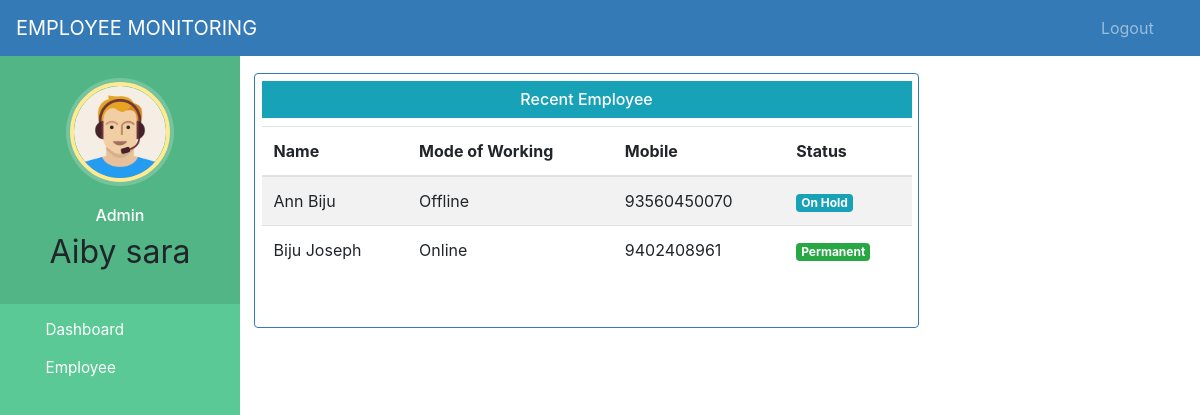
/admin-dashboard (signed in), run on an earlier commit of the app's database.
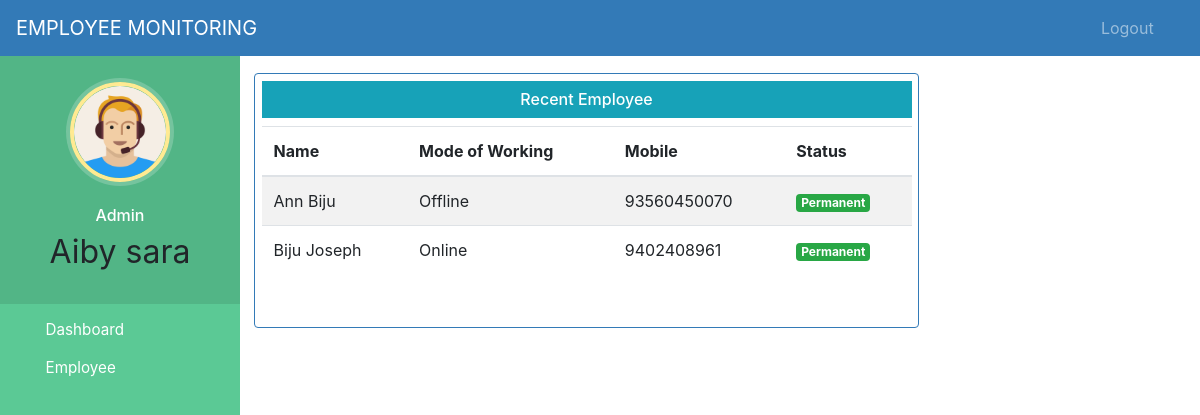
And on a later commit of the database.
### employee/models.py (models this page shows, shortened)
class Employee(models.Model):
    user = models.OneToOneField(User, on_delete=models.CASCADE)
    profile_pic = models.ImageField(upload_to='profile_pic/EmployeeProfilePic/', null=True, blank=True)
    mode = models.CharField(max_length=128, choices=mode_status, default='Offline')
    address = models.CharField(max_length=128)
    mobile = models.CharField(max_length=12, null=True)
    email = models.EmailField(max_length=128, null=True)
    status = models.BooleanField(default=False)
    last_activity = models.DateTimeField(null=True, blank=True)
    @property
    def get_name(self):
        return self.user.first_name + " " + self.user.last_name

### employee/views.py (the view)
# urls.py: path('admin-dashboard', views.admin_dashboard_view, name='admin-dashboard'),
@login_required(login_url='userlogin')
@user_passes_test(is_admin)
def admin_dashboard_view(request):
    employees = models.Employee.objects.all().order_by('-id')
    myDict = {
        'employees': employees,
    }
    return render(request, 'admin_dashboard.html', context=myDict)

### employee/views.py (called while the page is built)
def is_admin(user):
    return user.groups.filter(name='ADMIN').exists()

### templates/admin_dashboard.html (shortened to what this page needs)
{% extends 'admin_base.html' %}
{% load static %}
{% block content %}
<head>
  <link rel="stylesheet" href="https://maxcdn.bootstrapcdn.com/bootstrap/4.5.2/css/bootstrap.min.css">
  <link rel="stylesheet" href="https://cdnjs.cloudflare.com/ajax/libs/font-awesome/4.7.0/css/font-awesome.min.css">
</head>
<br><br><br>
<div class="container">
<table>
<tbody>
  <tr>
    <td>
      {% if employees %}
      <a style="text-decoration:none;" href="/admin-employee">
        <div class="row">
        <div class="bor">
            <div class="tableFixHead">
              <h6 class="bg-info" style="padding:9px; text-align:center;">Recent Employee</h6>
              <table class="table table-striped" >
              <thead >
                <tr >
                  <th>Name</th>
                  <th>Mode of Working</th>
                  <th>Mobile</th>
                  <th>Status</th>
                </tr>
              </thead>
              <tbody>
              {% for d in employees %}
              <tr>
                <td> {{d.get_name}}</td>
                <td>{{d.mode}}</td>
                <td>{{d.mobile}}</td>
                {%if d.status%}
                <td> <span class="badge badge-success">Permanent</span></td>
                {% else %}
                <td> <span class="badge badge-info">On Hold</span></td>
                {% endif %}
              </tr>
              {% endfor %}
              </tbody>
            </table>
          </div>
        </div>
      </div>
      </a>
      {% else %}
      <br>
      <div style="padding:1%; margin-left:1%; width: 465px;"><center><h5 class="bg-danger" style="padding:9px; text-align:center; color:white;">No Recent Employees</h5></center></div>
      {% endif %}
    </td>
  </tr>
</tbody>
</table>
</div>
{% endblock content %}

What changed in the data, as far as the page shows it:
changed Employee "Offline": status "On Hold" → "Permanent"
